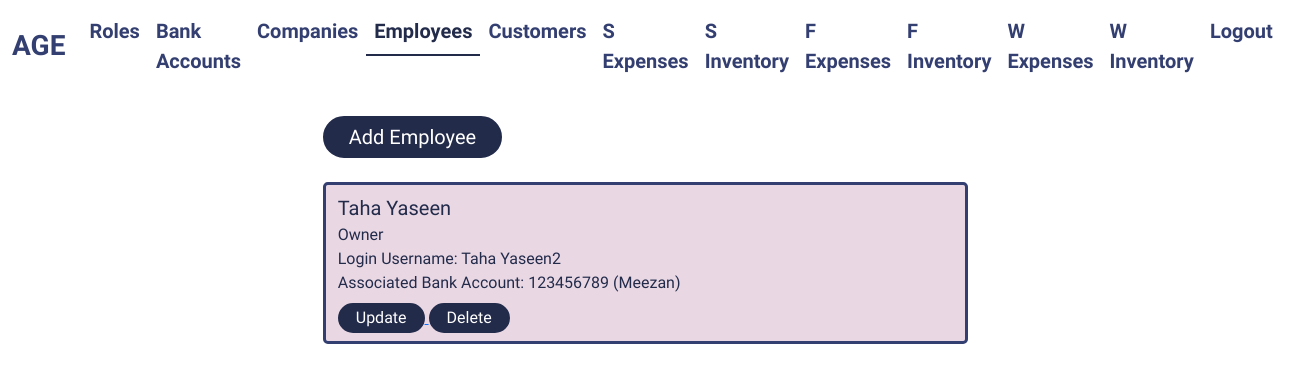
The page /employees/ (signed in) on the database as committed earlier.
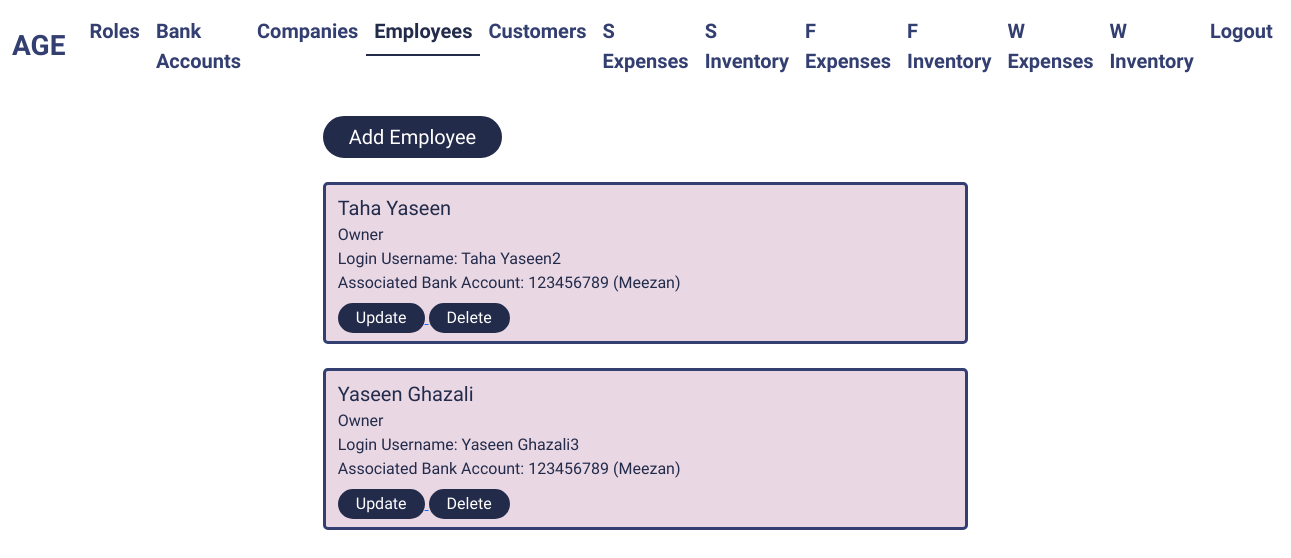
The same page on the database as committed later.
### employee/models.py (models this page shows)
class Employee(models.Model):
    name = models.CharField(max_length=255)
    associated_role = models.ForeignKey("role.Role", on_delete=models.SET_NULL, null=True)
    associated_bank_account = models.ForeignKey("bank_account.BankAccount", on_delete=models.SET_NULL, null=True)
    associated_user = models.ForeignKey(User, on_delete=models.CASCADE)

### role/models.py (models this page shows)
class Role(models.Model):
    role = models.CharField(max_length=255, unique=True)
    access_to_shop_management = models.BooleanField()
    access_to_factory_management = models.BooleanField()
    access_to_warehouse_management = models.BooleanField()

### bank_account/models.py (models this page shows)
class BankAccount(models.Model):
    associated_bank = models.ForeignKey(Bank, on_delete=models.CASCADE)
    account_number = models.IntegerField(unique=True)

class Bank(models.Model):
    name = models.CharField(max_length=255)

### employee/views.py (the view)
# urls.py: path("", views.employees_view, name="employees"),
def employees_view(request):
    page_title = "Employees"
    if not request.user.is_superuser:
        return redirect("home")
    employees = Employee.objects.all()
    context = {"page_title": page_title, "employees": employees}
    return render(request, "employees.html", context)

### employee/templates/employees.html (shortened to what this page needs)
{% extends "layout.html" %} {% block content %}
<div class="col-lg-6 col-md-9 col-11 mx-auto">
	<a href="{% url 'add_employee' %}">
		<button class="mt-4 px-4 py-1 rounded-pill fs-5">Add Employee</button>
	</a>
	{% for employee in employees %}
	<div class="container mt-4 py-2 rounded-3">
		<p class="m-0 fs-5">{{employee.name}}</p>
		<p class="m-0 fs-6">{{employee.associated_role.role}}</p>
		<p class="m-0 fs-6">
			Login Username: {{employee.associated_user.username}}
		</p>
		{% if employee.associated_bank_account %}
		<p class="m-0 fs-6">
			Associated Bank Account:
			{{employee.associated_bank_account.account_number}}
			({{employee.associated_bank_account.associated_bank.name}})
		</p>
		{% endif %}
		<a href="{% url 'update_employee' employee.id %}">
			<button class="px-3 rounded-pill fs-6">Update</button>
		</a>
		<a href="{% url 'delete_employee' employee.id %}">
			<button class="px-3 rounded-pill fs-6">Delete</button>
		</a>
	</div>
	{% endfor %}
</div>
{% endblock content %}

Rows that differ between the two databases and show on the page:
added Employee: name "Yaseen Ghazali", associated_role.role "Owner", associated_user.username "Yaseen Ghazali3", associated_bank_account.account_number "123456789", associated_bank_account.associated_bank.name "Meezan"
